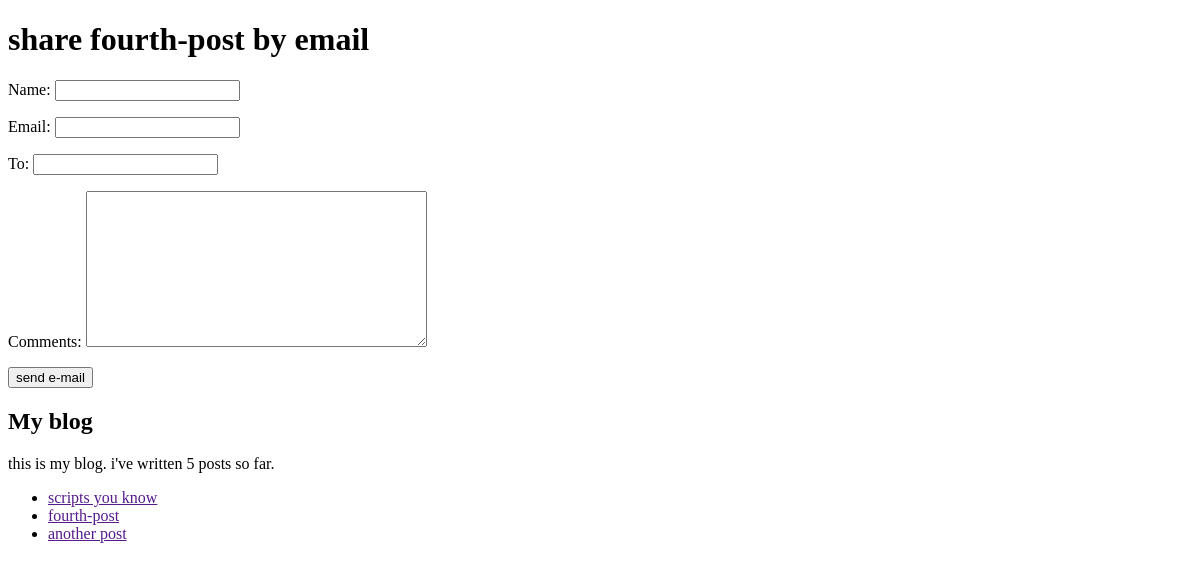
The page /blog/4/share/ on the database as committed earlier.
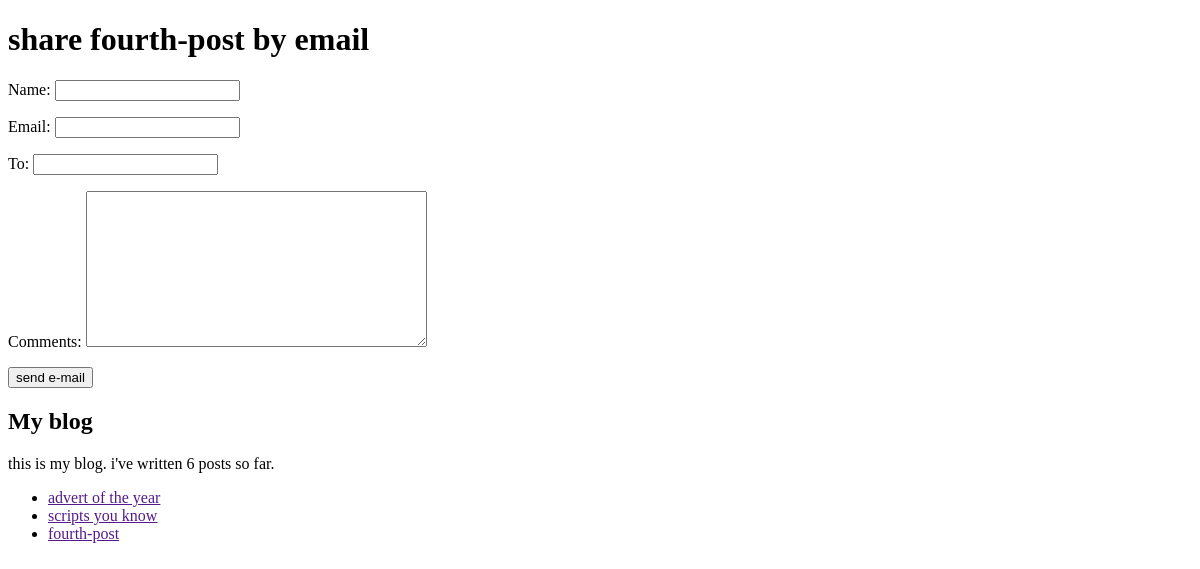
The same page on the database as committed later.
### blog/models.py (models this page shows, shortened)
class Post(models.Model):
    STATUS_CHOICES=(
        ('draft','Draft'),
        ('published','published')
    )
    title=models.CharField(max_length=250)
    slug=models.SlugField(max_length=250,unique_for_date='publish')
    author=models.ForeignKey(User,related_name='blog_posts',on_delete=models.CASCADE)
    body=models.TextField()
    publish=models.DateTimeField(default=timezone.now)
    created=models.DateTimeField(auto_now_add=True)
    updated=models.DateTimeField(auto_now=True)
    status=models.CharField(max_length=10,choices=STATUS_CHOICES,default='draft')
    objects=models.Manager()
    published=PublishedManager()
    tags=TaggableManager()
    class Meta:
        ordering=('-publish',)

### blog/views.py (the view)
# urls.py: path('<post_id>/share/',views.post_share,name='post_share')
def post_share(request,post_id):
    post=get_object_or_404(Post,id=post_id,status='published')
    sent=False
    if request.method == 'POST':
        form=EmailPostForm(request.POST)
        if form.is_valid():
            cd=form.cleaned_data
            post_url=request.build_absolute_uri(post.get_absolute_url())
            subject='{} ({}) recommended you reading "{}"'.format(cd['name'],cd['email'],post.title)
            message='read "{}" at {}\n\n {}\'s comments: {}'.format(post.title,post_url,cd['name'],cd['comments'])
            send_mail(subject,message,'myblog@mysite.com',[cd['to']])
            sent=True
    else:
        form=EmailPostForm()
    return render(request,'blog/post/share.html',{'post':post,
                                                    'form':form,
                                                    'sent':sent
                                                        })

### blog/forms.py
class EmailPostForm(forms.Form):
    name=forms.CharField(max_length=25)
    email=forms.EmailField()
    to=forms.EmailField()
    comments=forms.CharField(required=False,widget=forms.Textarea)

### blog/models.py (called while the page is built)
    def get_queryset(self):
        return super(PublishedManager,self).get_queryset().filter(status='published')

### blog/templatetags/blog_tags.py (called while the page is built)
@register.simple_tag
def total_posts():
    return Post.published.count()

@register.inclusion_tag('blog/post/latest_posts.html')
def show_latest_posts(count=5):
    latest_posts=Post.published.order_by('-publish')[:count]
    return {'latest_posts':latest_posts}

### blog/templates/blog/post/share.html (shortened to what this page needs)
{% extends 'blog/base.html' %}
{% block content %}
    {% if sent %}
        <h2>email sent successfully</h2>
        <p>{{ post.title }} was sent successfully by email.</p>
        {% else %}
            <h1>share {{ post.title }} by email</h1>
            <form action="." method="post">
                {{ form.as_p }}
                <input type="submit" value="send e-mail">
            </form>
    {% endif %}
{% endblock content %}

### blog/templates/blog/post/latest_posts.html
<ul>
    {% for latest_post in latest_posts %}
        <li><a href="{{ post.get_absolute_url }}">{{ latest_post.title }}</a></li>
    {% endfor %}
</ul>

Rows that differ between the two databases and show on the page:
no longer on this page (row unchanged): Post: title "another post"
added Post: title "advert of the year"
Other text that changed with them:
text no longer shown: "5"
text now shown: "6"
